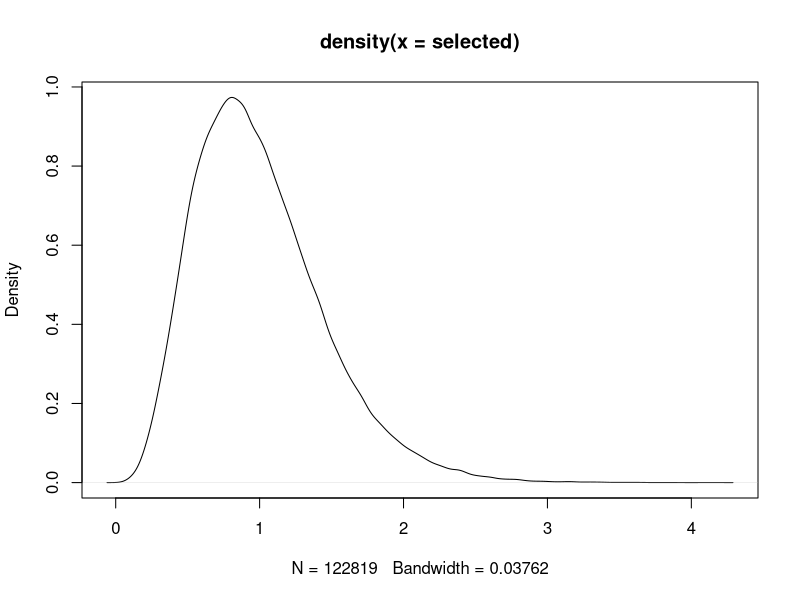
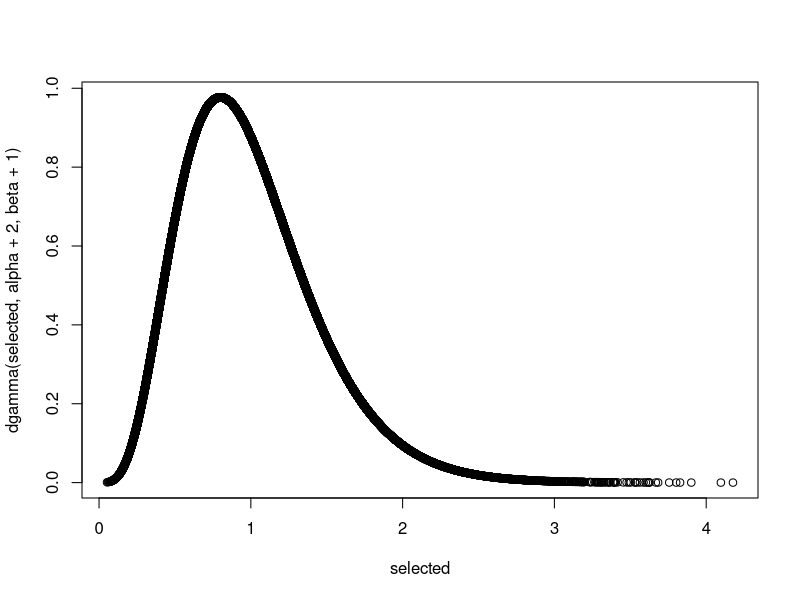
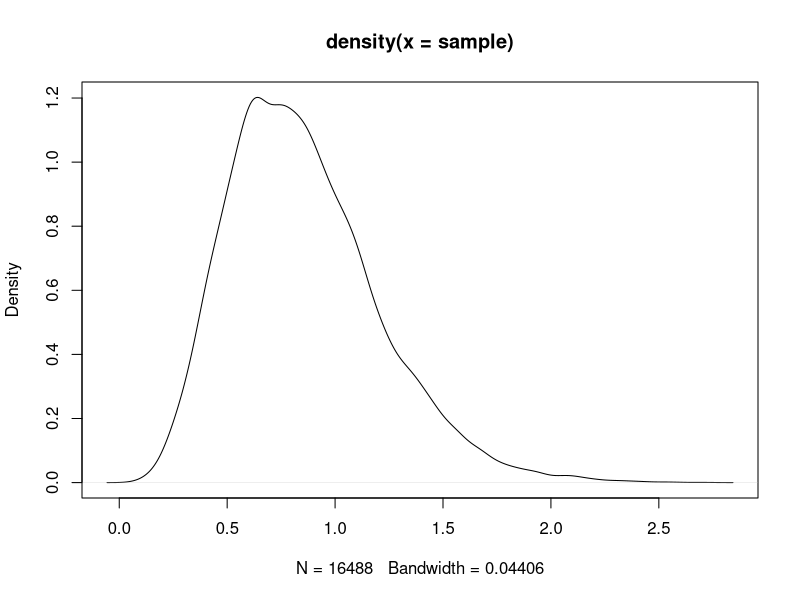
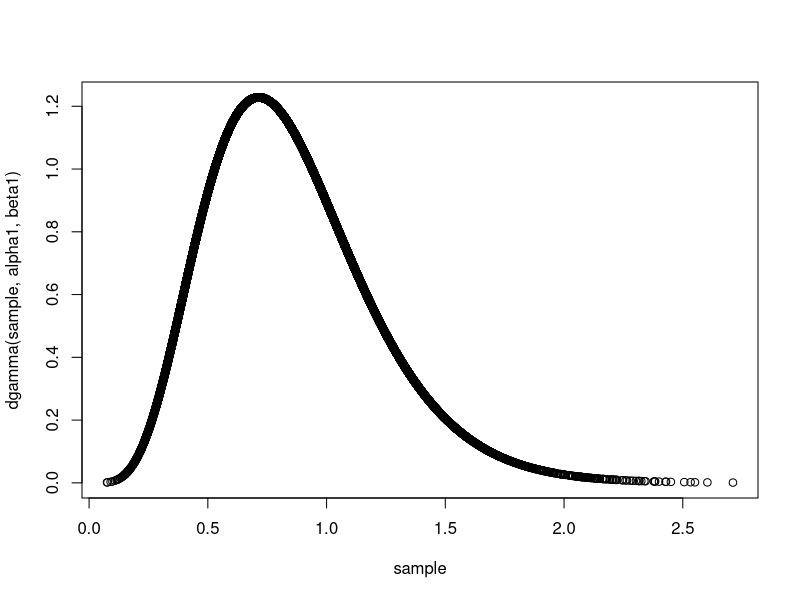

Here is the R script that generated these plots, in order: (Note: this script raises an error after producing the figures.)
alpha <- 3; beta <- 4

# (a) Compute the predicted probabilities for getting N customers
# λ ~ Gamma(3, 4), X|λ ~ Poi(λ)
# λ|X ~ Gamma(3 + Σx, 4 + n), ty konjugatpar
#
# Y ~ Poi(λ)
# Y|X ~ Neg-Bin(α_1, β_1 / (β_1 + 1)), ty konjugatpar
x <- c(2, 0, 1)
c <- c(0, 1, 2, 3, 4)
alpha1 <- alpha + sum(x); beta1 <- beta + length(x)
predicted_probabilities <- dnbinom(c, alpha1, 1 - 1 / (1 + beta1))
prob_4_or_more <- 1 - sum(predicted_probabilities)

# (b) Simulate some things, compute some things
# π(X = 2) = ?
set.seed(123)
N <- 1e6; lambda <- rgamma(N, alpha, beta)
selected <- Filter(function(lambda) rpois(1, lambda) == 2, lambda)

cat(sprintf("The expected proportion:\n\tAnalytical results: %f\n\tSimulated results: %f\n",
		dnbinom(2, alpha, 1 - 1 / (1 + beta)),
		length(selected) / N))

# Plot the distributions of selected lambdas
plot(density(selected), label="Simulated")
plot(selected, dgamma(selected, alpha + 2, beta + 1), label="Analytical") # λ|X=2 ~ Gamma(3 + 2, 4, + 1)

# (c) Compare Y1,Y2,Y3 ~ Poi(λ_i) to 2,0,1 to approx (a)
sample <- Filter(function(lambda) isTRUE(all.equal(x, rpois(3, lambda))), lambda)
plot(density(sample))
plot(sample, dgamma(sample, alpha1, beta1))

# (d) Answer question in (a) using numerical integration
pred_probability <- function(y) {
	likelihood <- function(lambda) dpois(2, lambda) * dpois(0, lambda) * dpois(1, lambda)
	integrate(function(lambda) dpois(y, lambda) * likelihood(lambda) * dgamma(lambda, alpha, beta), 0, Inf)$value /
		integrate(function(lambda) likelihood(lambda) * dgamma(lambda, alpha, beta), 0, Inf)$value
}
num_predicted_probabilities <- Vectorize(pred_probability)(c)

# 2. Question 3.52 a)
states <- c("1", "3", "4", "6", "7", "9")
P <- matrix(c(2/4, 1/4, 0, 0, 1/4, 0,
		0, 1/4, 1/4, 1/4, 1/4, 0,
		0, 1/4, 1/4, 1/4, 1/4, 0,
		0, 0, 1/4, 1/4, 1/4, 1/4,
		0, 0, 1/4, 0, 2/4, 1/4,
		0, 0, 0, 0, 0, 1),
	nrow = length(states),
	byrow = TRUE,
	dimnames = list(states, states))
Q <- P[1:5, 1:5]
Fm <- solve(diag(5) - Q)
a <- rowSums(R)

# 2. b)
states <- c("1", "4", "6", "7", "3", "9")
P <- matrix(c(2/4, 0, 0, 1/4, 1/4, 0,
		0, 1/4, 1/4, 1/4, 1/4, 0,
		0, 1/4, 1/4, 1/4, 0, 1/4,
		0, 1/4, 0, 2/4, 0, 1/4,
		0, 0, 0, 0, 1, 0,
		0, 0, 0, 0, 0, 1),
	nrow = length(states),
	byrow = TRUE,
	dimnames = list(states, states))
Q <- P[1:4, 1:4]
R <- P[1:4, 5:6]
Fm <- solve(diag(4) - Q) %*% R
